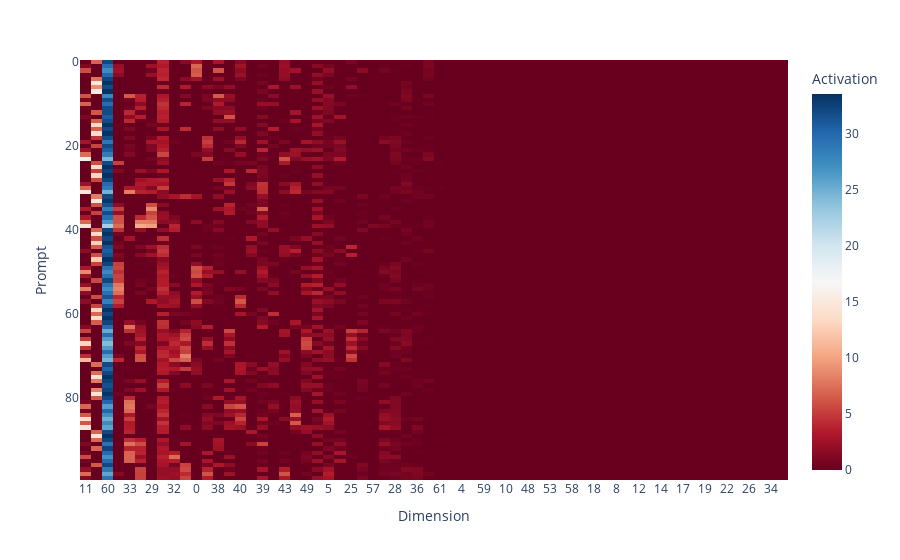

Here is the notebook cell this chart was saved with:
### Code cell
@typed
def show_activations(activations: Float[TT, "n d"], perm: Int[TT, "k"]) -> None:
    fig = px.imshow(
        activations[:, perm],
        color_continuous_scale=px.colors.diverging.RdBu,
        labels={"x": "Dimension", "y": "Prompt", "color": "Activation"},
        x=[str(elem.item()) for elem in perm],
        # y=prefixes,
        # zmin=-1,
        # zmax=1,
    )
    fig.show()


stacked: Float[TT, "n_samples d"] = t.stack(compressed)
stds = stacked.std(dim=0)
std_argsort = t.argsort(-stds)
# stacked -= stacked.mean(dim=0, keepdim=True)
# stacked /= stacked.norm(dim=0, keepdim=True)
show_activations(stacked[:100], perm=std_argsort)

### Figure 1 — Plotly figure (JSON) as saved in the notebook; plotly's stock layout.template omitted (floating-point values rounded to 4 significant figures; data arrays with more than 128 entries replaced by an {"elided": "..."} marker saying what was removed)
{"data": [{"coloraxis": "coloraxis", "hovertemplate": "Dimension: %{x}<br>Prompt: %{y}<br>Activation: %{z}<extra></extra>", "name": "0", "type": "heatmap", "x": ["11", "41", "60", "24", "33", "31", "29", "7", "32", "45", "0", "42", "38", "52", "40", "50", "39", "62", "43", "54", "49", "16", "5", "27", "25", "47", "57", "20", "28", "6", "36", "3", "61", "44", "4", "2", "59", "56", "10", "35", "48", "51", "53", "55", "58", "63", "18", "1", "8", "9", "12", "13", "14", "15", "17", "46", "19", "21", "22", "23", "26", "30", "34", "37"], "xaxis": "x", "yaxis": "y", "z": {"elided": "100x64 float values"}}], "layout": {"coloraxis": {"colorbar": {"title": {"text": "Activation"}}, "colorscale": [[0, "rgb(103,0,31)"], [0.1, "rgb(178,24,43)"], [0.2, "rgb(214,96,77)"], [0.3, "rgb(244,165,130)"], [0.4, "rgb(253,219,199)"], [0.5, "rgb(247,247,247)"], [0.6, "rgb(209,229,240)"], [0.7, "rgb(146,197,222)"], [0.8, "rgb(67,147,195)"], [0.9, "rgb(33,102,172)"], [1, "rgb(5,48,97)"]]}, "margin": {"t": 60}, "xaxis": {"anchor": "y", "constrain": "domain", "domain": [0, 1], "scaleanchor": "y", "title": {"text": "Dimension"}}, "yaxis": {"anchor": "x", "autorange": "reversed", "constrain": "domain", "domain": [0, 1], "title": {"text": "Prompt"}}}}
